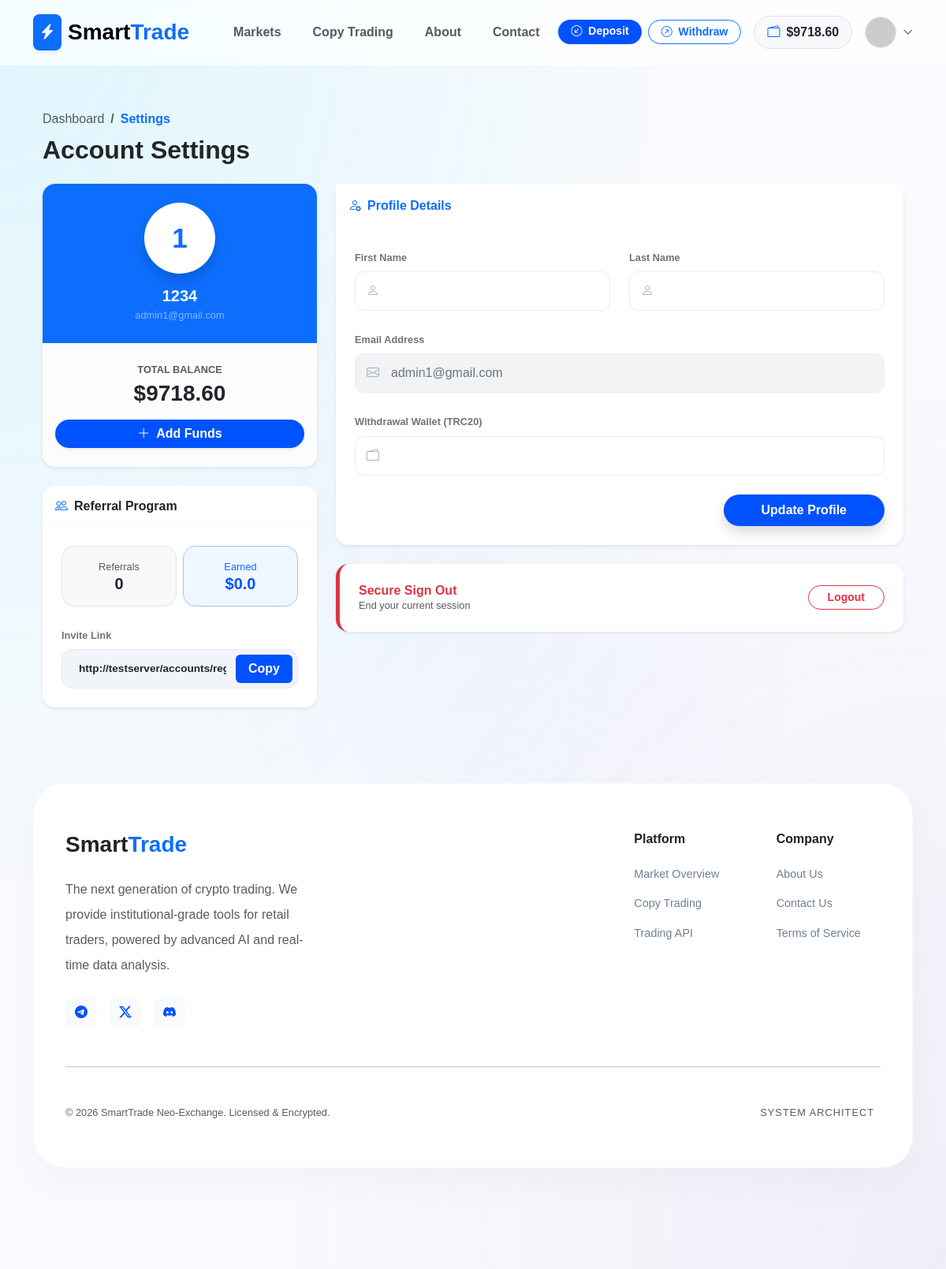
The app's page /accounts/profile/ (signed in), older data.
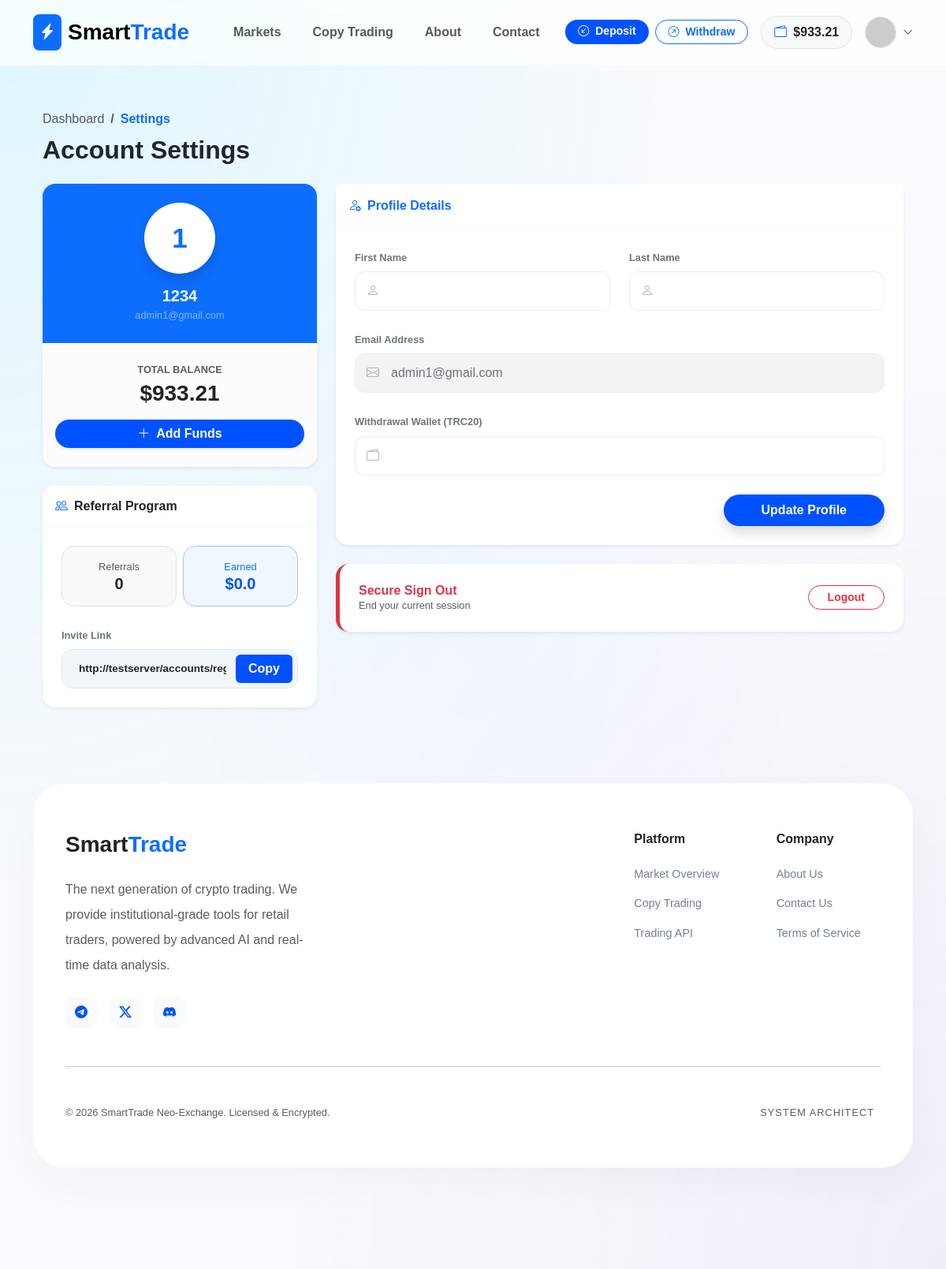
The same page, newer data.
### apps/accounts/models.py (models this page shows, shortened)
class User(AbstractUser):
    email = models.EmailField(unique=True, verbose_name="Email Address")
    balance = models.DecimalField(
        max_digits=20,
        decimal_places=2,
        default=0.00,
        verbose_name="Total Balance (USDT)"
    )
    wallet_address = models.CharField(
        max_length=255,
        blank=True,
        null=True,
        verbose_name="User Wallet Address"
    )
    is_verified = models.BooleanField(default=True)
    referred_by = models.ForeignKey('self', on_delete=models.SET_NULL, null=True, blank=True)
    referral_code = models.CharField(max_length=10, unique=True, blank=True)
    USERNAME_FIELD = 'email'
    REQUIRED_FIELDS = ['username']
    class Meta:
        verbose_name = 'User'
        verbose_name_plural = 'Users'
    @property
    def referral_earnings(self):
        from apps.transactions.models import Transaction
        my_referrals = User.objects.filter(referred_by=self)
        total_deposited = Transaction.objects.filter(
            user__in=my_referrals,
            tx_type='deposit',
            status='approved'
        ).aggregate(models.Sum('amount'))['amount__sum'] or 0
        return round(float(total_deposited) * 0.10, 2)

### apps/accounts/views.py (the view)
# urls.py: path('profile/', user_dashboard, name='profile_dashboard'),
@login_required
def user_dashboard(request):
    if request.method == 'POST':
        form = UserProfileForm(request.POST, instance=request.user)
        if form.is_valid():
            form.save()
            messages.success(request, "Profile updated successfully!")
            return redirect(request.path)
    else:
        form = UserProfileForm(instance=request.user)
    referral_earnings = request.user.referral_earnings
    my_referrals = User.objects.filter(referred_by=request.user)
    referral_link = request.build_absolute_uri('/accounts/register/')
    if not settings.DEBUG:
        referral_link = referral_link.replace('http://', 'https://')
    referral_link += f"?ref={request.user.referral_code}"
    context = {
        'form': form,
        'my_referrals': my_referrals,
        'referral_count': my_referrals.count(),
        'referral_earnings': referral_earnings,
        'referral_link': referral_link,
        'page_title': 'Account Settings'
    }
    return render(request, 'users/profile.html', context)

### apps/accounts/forms.py
class UserProfileForm(forms.ModelForm):
    class Meta:
        model = User
        fields = ['first_name', 'last_name', 'email', 'wallet_address']
    def __init__(self, *args, **kwargs):
        super().__init__(*args, **kwargs)
        for field_name in self.fields:
            self.fields[field_name].widget.attrs.update({
                'class': 'form-control',
            })
        self.fields['email'].widget.attrs['readonly'] = True

### apps/accounts/views.py (called while the page is built)
def user_notifications(request):
    if request.user.is_authenticated:
        return {
            'unread_notifications': request.user.notifications.filter(is_read=False).order_by('-created_at')
        }
    return {}

### templates/users/profile.html (shortened to what the changed rows need)
{% extends "base.html" %}
{% block content %}
<div class="container py-5">
    <div class="row mb-4 align-items-end">
        <div class="col-md-8">
            <h2 class="fw-bold text-dark mb-0">Account Settings</h2>
        </div>
    </div>
    <div class="row g-4">
        <div class="col-lg-4">
            <div class="card border-0 shadow-sm overflow-hidden" style="border-radius: 16px;">
                <div class="card-header bg-primary py-4 text-center border-0">
                    <div class="position-relative d-inline-block">
                        <div class="rounded-circle bg-white d-flex align-items-center justify-content-center fw-bold text-primary shadow" style="width: 90px; height: 90px; font-size: 2.2rem;">
                            {{ user.username|first|upper }}
                        </div>
                    </div>
                    <h5 class="text-white fw-bold mt-3 mb-0">{{ user.username }}</h5>
                    <span class="text-white-50 small">{{ user.email }}</span>
                </div>
                <div class="card-body p-0 text-center bg-light-subtle py-4">
                    <span class="text-muted fw-bold small d-block mb-1">TOTAL BALANCE</span>
                    <h3 class="fw-bold text-dark mb-3">${{ user.balance|floatformat:2 }}</h3>
                    <div class="px-3">
                        <a href="{% url 'transactions:deposit' %}" class="btn btn-primary w-100 fw-bold rounded-pill shadow-sm">
                        </a>
                    </div>
                </div>
            </div>
        </div>
        <div class="col-lg-8">
            <div class="card border-0 shadow-sm" style="border-radius: 16px;">
                <div class="card-body p-4">
                    <form method="POST">
                        <div class="row g-4">
                            <div class="col-md-6">
                                <div class="input-group-modern">
                                    {{ form.first_name }}
                                </div>
                            </div>
                            <div class="col-md-6">
                                <div class="input-group-modern">
                                    {{ form.last_name }}
                                </div>
                            </div>
                            <div class="col-12">
                                <div class="input-group-modern disabled-style">
                                    {{ form.email }}
                                </div>
                            </div>
                            <div class="col-12">
                                <div class="input-group-modern">
                                    {{ form.wallet_address }}
                                </div>
                            </div>
                        </div>
                    </form>
                </div>
            </div>
        </div>
    </div>
</div>
{% endblock %}

### templates/base.html (shortened to what the changed rows need)
<!DOCTYPE html>
<html lang="en">
<head>
    <link href="https://cdn.jsdelivr.net/npm/bootstrap@5.3.0/dist/css/bootstrap.min.css" rel="stylesheet">
    <link rel="stylesheet" href="https://cdn.jsdelivr.net/npm/bootstrap-icons@1.11.0/font/bootstrap-icons.css">
    <link href="https://cdn.jsdelivr.net/gh/rastikerdar/vazirmatn@v33.003/Vazirmatn-font-face.css" rel="stylesheet">
    <link rel="stylesheet" href="https://cdnjs.cloudflare.com/ajax/libs/animate.css/4.1.1/animate.min.css"/>
</head>
<body>
<nav class="navbar navbar-expand-lg sticky-top d-none d-lg-block">
    <div class="container">
        <div class="collapse navbar-collapse">
            <div class="ms-auto d-flex align-items-center gap-3">
                {% if user.is_authenticated %}
                    <div class="d-none d-xl-flex gap-2">
                        <a href="{% url 'transactions:deposit' %}" class="btn btn-sm btn-primary rounded-pill px-3 fw-bold">
                            <i class="bi bi-arrow-down-left-circle me-1"></i> Deposit
                        </a>
                        <a href="{% url 'transactions:withdraw' %}" class="btn btn-sm btn-outline-primary rounded-pill px-3 fw-bold">
                            <i class="bi bi-arrow-up-right-circle me-1"></i> Withdraw
                        </a>
                    </div>
                    <div class="bg-light px-3 py-2 rounded-pill fw-bold border d-flex align-items-center">
                        <i class="bi bi-wallet2 text-primary me-2"></i>
                        <span class="text-dark">${{ user.balance|floatformat:2 }}</span>
                    </div>
                    <div class="dropdown">
                        <div class="d-flex align-items-center gap-2" data-bs-toggle="dropdown" style="cursor:pointer">
                            <img src="https://ui-avatars.com/api/?name={{ user.username }}&background=0052FF&color=fff&bold=true" class="rounded-circle border" width="40" height="40">
                            <i class="bi bi-chevron-down small"></i>
                        </div>
                    </div>
                {% else %}
                    <a href="{% url 'accounts:login' %}" class="btn fw-bold px-4">Login</a>
                    <a href="{% url 'accounts:register' %}" class="btn btn-primary rounded-pill px-4 fw-bold shadow-sm">Join Now</a>
                {% endif %}
            </div>
        </div>
    </div>
</nav>
<div class="container mt-2 animate__animated animate__fadeIn">
    {% block content %}{% endblock %}
</div>
</body>
</html>

Row changes from the older to the newer data that the page shows:
changed User "admin1@gmail.com": balance "9718.60" → "933.21"
